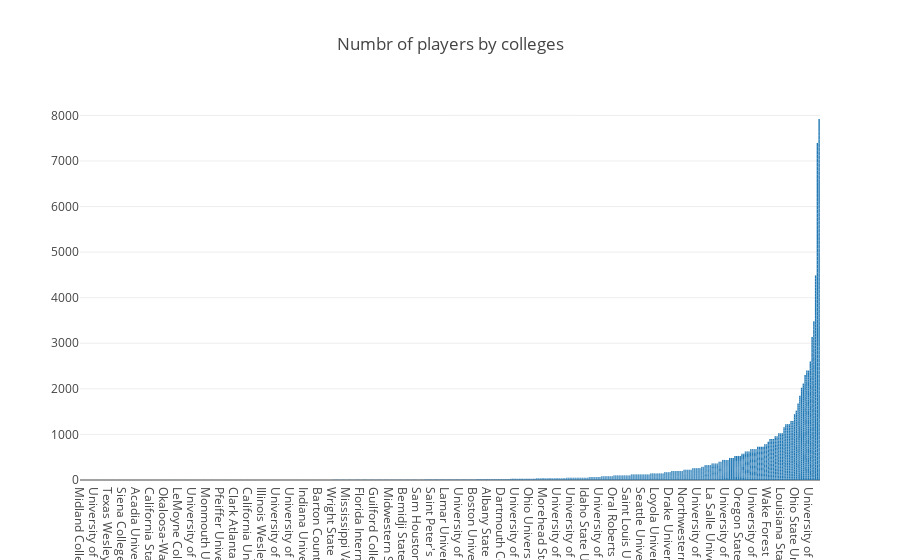

Source (notebook cell):
### Markdown cell above
### 4 Посмотрим какие колежди дают больниство игроков

### Code cell
subset3 = df_players[['collage']].copy()
subset3['count']=subset3.groupby('collage')['collage'].transform('count')
subset3= subset3.sort_values(by = 'count').copy()


data3 = [go.Bar(    x=subset3['collage'],
                   y=subset3['count'])]


layout3 = {'title': 'Numbr of players by colleges'}
fig3 = go.Figure(data=data3, layout=layout3)
iplot(fig3, show_link=False)

### Figure 1 — Plotly figure (JSON) as saved in the notebook; plotly's stock layout.template omitted (floating-point values rounded to 4 significant figures; data arrays with more than 128 entries replaced by an {"elided": "..."} marker saying what was removed)
{"data": [{"type": "bar", "x": {"elided": "3922 str values"}, "y": {"elided": "3922 int values"}}], "layout": {"title": "Numbr of players by colleges"}}
